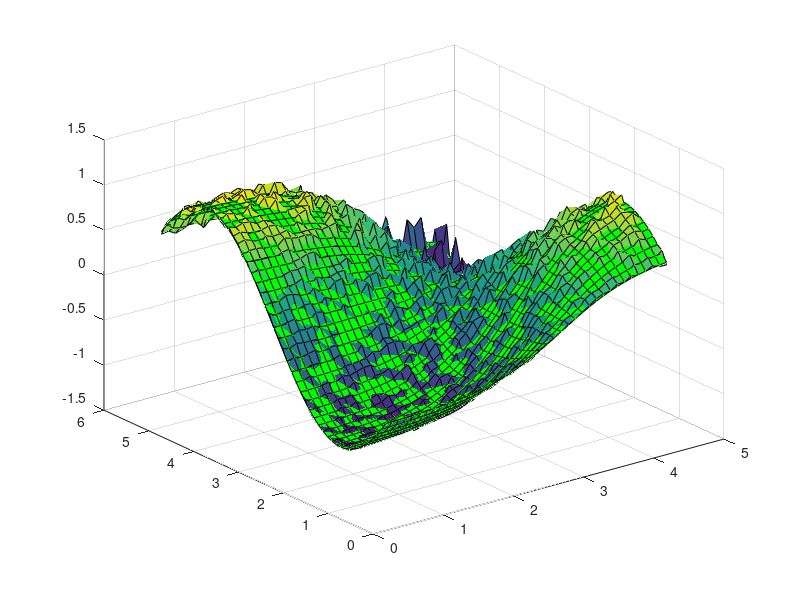

Write the MATLAB code that produced this figure. (Note: this script raises an error after producing the figure.)
clc;close all; clear;
addpath('../source')
addpath('../legacy/');

xx = 0.5:0.1:4.5;
yy = 0.5:0.1:5.5;
[xx,yy] = ndgrid(xx,yy);
z = tanh(xx-3).*sin(2*pi/6*yy);
noise = (rand(size(xx))-0.5).*xx.*yy/30;
zNoise = z + noise;
surf(xx,yy,z, 'FaceColor', 'g')
hold all;
surf(xx,yy,zNoise)
xGrid = 0.4:0.1:5;
yGrid = 0.4:0.1:5.6;
smoothness = 1e-13;

zGrid = RegularizeData3D(xx(:), yy(:), zNoise(:) ,xGrid, yGrid, 'smoothness', smoothness, 'interp', 'bilinear','solver', '\');
zGrid2 = regularizeNd([xx(:), yy(:)], zNoise(:), {xGrid, yGrid}, smoothness, 'linear');

surf(xGrid, yGrid, zGrid, 'FaceColor', 'r')
surf(xGrid, yGrid, zGrid2', 'FaceColor', 'b')

% xp = 0.49:4.5;
% yp = 0.49:5.5;
% [xp,yp] = ndgrid(xp,yp);
% x = [xp(:), yp(:)];
% z = tanh(xp-3).*sin(2*pi/6*yp);
% xGrid = {0:5; 0:6};
% smoothness = 0.00025;
% 
% zGrid = regularizeNd(x, z(:), xGrid, smoothness, 'linear');
% zGrid2 = RegularizeData3D(xp(:), yp(:), z, xGrid{1}, xGrid{2}, 'smoothness', smoothness, 'interp', 'bilinear');
% zGrid2 = zGrid2';